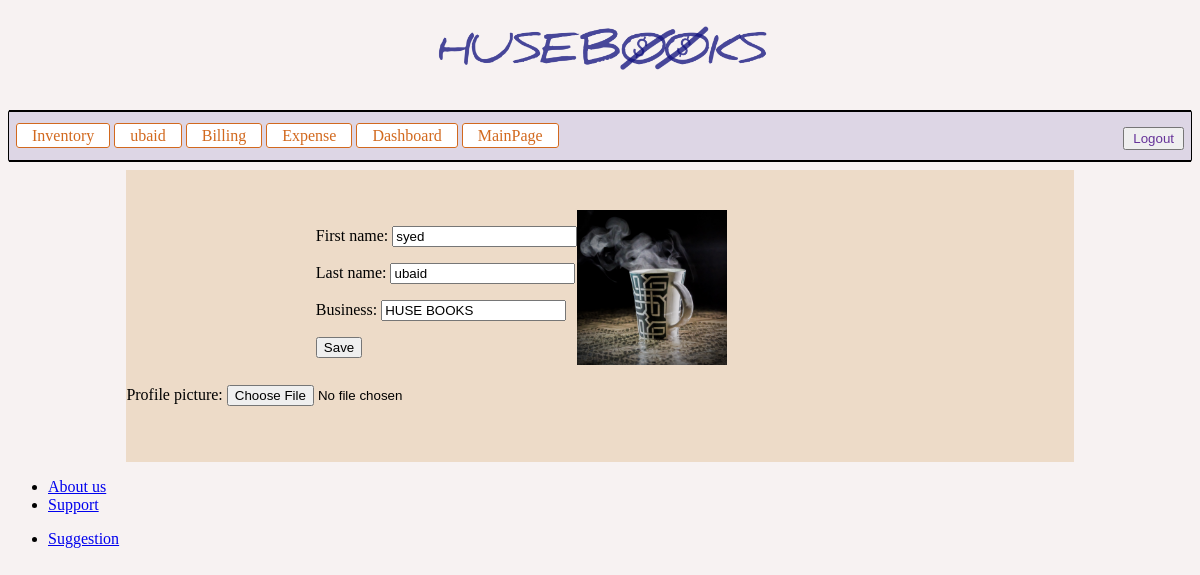
Screenshot of /accounts/profile/edit/ (signed in) with the database file from the repository.
### accounts/models.py (models this page shows, shortened)
class Profile(models.Model):
    first_name = models.CharField(max_length = 150,blank=True)
    last_name = models .CharField(max_length = 150,blank=True)
    username = models.OneToOneField(User,on_delete = models.CASCADE)
    email = models.EmailField(max_length = 200,blank=True)
    profile_picture = models.ImageField(default = 'default.png',blank = True)
    business = models.CharField(max_length = 200)

### accounts/views.py (the view)
# urls.py: url(r'profile/edit/$',views.profile_edit, name ='profile_edit'),
@login_required
def profile_edit(request):
    if request.method == 'POST':
        print(request.POST)
        dx_ball = Profile.objects.get(username=request.user)
        if request.FILES:
            form = Pform(request.POST,request.FILES)
            if form.is_valid:
                if dx_ball.profile_picture.name != 'default.png':
                    dx_ball.rem_file()
                dx_ball.delete()
                ins = form.save(commit=False)
                ins.username=request.user
                ins.save()
                return redirect('/accounts/profile/')
            else:
                return redirect("/accounts/profile/edit/")
        else:
            fname = request.POST.get('first_name')
            lname = request.POST.get('last_name')
            business = request.POST.get('business')
            dx_ball.first_name = fname
            dx_ball.last_name = lname
            dx_ball.business = business
            dx_ball.save()
            return redirect('/accounts/profile/')
    else:
        form = Pform()
        data = Profile.objects.get(username=request.user)
        return render(request,'accounts/profile_edit.html',{'form':form,'data':data})

### accounts/forms.py
class Pform(forms.ModelForm):
    class Meta:
        model = models.Profile
        fields = ['first_name','last_name','email','business','profile_picture']

### accounts/templates/accounts/profile_edit.html (shortened to what this page needs)
{% extends 'base_layout.html' %}
{% block content%}
<div class="edit-form">
  <form class="" action= "/accounts/profile/edit/" method="post" enctype="multipart/form-data">
    <div class="profile-edit-detail">
    <p><label for="id_first_name">First name:</label>
      <input type="text" name="first_name" maxlength="150" id="id_first_name" value="{{data.first_name}}"></p>
    <p><label for="id_last_name">Last name:</label>
      <input type="text" name="last_name" maxlength="150" id="id_last_name" value="{{data.last_name}}"></p>
      <p><label for="id_business">Business:</label>
      <input type="text" name="business" maxlength="200" required="" id="id_business" value="{{data.business}}"></p>
      <input type="submit" name="" value="Save">
    </div>
    <div class="profile-edit-img">
      <p>{%if data.profile_picture%}
      <img src="{{data.profile_picture.url}}" alt="" id="pro_pic">
      {% endif %}</p>
      <p> <label for="id_profile_picture">Profile picture:</label>
      <input type="file" name="profile_picture" id="id_profile_picture"></p>
    </div>
  </form>
</div>
{% endblock %}

### templates/base_layout.html (shortened to what this page needs)
{% load static from staticfiles %}
<!DOCTYPE html>
<html lang="en">
<head>
    <link rel="stylesheet" href="{%static 'styles.css'%}">
</head>
<body>
  <a href="/"><h1 id="topheading"> <img src="{%static 'thumb.png'%}" alt=""> </h1></a>
  <div class="nav-bar">
    <hr>
    <div class="nac-data">
  {% if user.is_authenticated %}
  <form class="logout" action="{% url 'accounts:logout' %}" method="post" style="float:right;">
    <input type="submit" name="" value="Logout">
  </form>
  <a href="{%url 'inventory:homepage'%}">Inventory</a>
  <a href="{% url 'accounts:profile' %}">{{request.user}}</a>
  <a href="{% url 'billing:homepage' %}">Billing</a>
  <a href="{% url 'expense:homepage' %}">Expense</a>
  <a href="{% url 'accounting:dashboard' %}">Dashboard</a>
  <a href="/">MainPage</a>
  {% endif %}
  </div>
  <hr>
  </div>
  <div class="content">
    {%block content%}
    {%endblock%}
  </div>
<div class="footer-main">
  <ul>
    <li> <a href="/">About us</a> </li>
    <li>{%if user.is_authenticated%}<a href="{% url 'support:customer-support' %}">{%else%}<a href="{% url 'support:unknown' %}">{% endif %}Support</a> </li>
  </ul>
  <ul>
    {% if user.is_authenticated %}
    <li><a href="{% url 'support:suggestion' %}" >Suggestion</a</li>
      {% endif %}
  </ul>
</div>
</body>
</html>

### static/styles.css (style rules this page uses)
body { background-color: #b381811a; }
.nav-bar { background-color:#220c841f; border-left:solid 0.5px; border-right: solid 0.5px; border-radius:3px }
#topheading img { width:30%; }
h1 { text-align:center; }
.nac-data a { text-decoration:none; color: chocolate; border: 1px solid; border-radius:3px; padding-right:15px; padding-left:15px; padding-top: 3px; padding-bottom:3px; background-color:white; }
.nac-data { padding:7px; }
.logout input { padding-top:2px; padding-left:8px; padding-right:8px; padding-bottom:2px; color:rebeccapurple; }
hr { border: solid 0.5px; }
.profile-edit-img img { width:150px; }
.profile-edit-detail { float:left; padding-left: 20%; }
.content { margin: 0 10%; padding-bottom:40px; padding-top: 20px; background-color:#deb88763 }
.footer-main { float:left; }

### rows the page displays
Profile: first_name "syed", last_name "ubaid", business "HUSE BOOKS", profile_picture (picture)

### other values shown
{{ request.user }} "ubaid"
